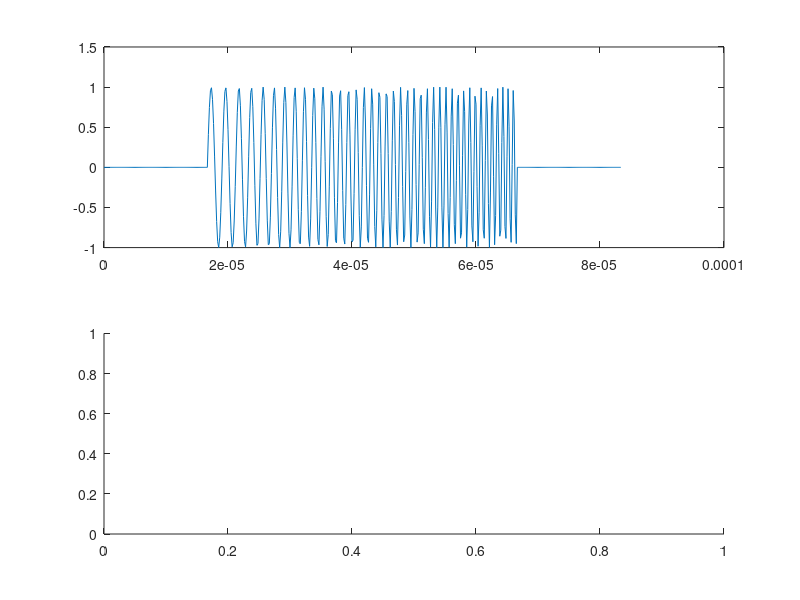

Reproduce this figure in MATLAB. (Note: this script raises an error after producing the figure.)
%% Plane wave normal incidence frequency response
fs = 6e6;
nfft = 2^15;
f = (0:nfft-1)*fs/nfft;

%% Excitation pulse
tend = 50e-6;
t = (0:1/fs:tend)';

% Start and stop frequencies
f0 = 400e3;
f1 = 1200e3;

% Window
wndw = rectwin(length(t));

% Real chirp
y = wndw.*chirp(t, f0, tend, f1, 'linear', 270);

% Pad with zeros
y = [zeros(100, 1); y; zeros(100, 1)];
t = (0:length(y)-1)/fs';

% Make the waveform Analytic
y = conj(hilbert(y));
Y = ifft(y, nfft);

%% Plot the pulse
figure
subplot(211)
plot(t, real(y))
subplot(212)
plot(f, db(abs(Y).^2))

%% Do the whole she bang
rho_fluid = 150;
v_fluid = 420;
v = 0;
d_Tx = 10e-3; % Doesn't matter
d_Rx = 10e-3; % Doesn't matter

for i = 1:length(v)
    %% Fluid-fluid-fluid model
    fluid1 = struct('v', v_fluid, 'density', rho_fluid);
    % fluid1 = struct('v', 340, 'density', 1000);
    fluid3 = fluid1;
    layer = struct('v', 5850, 'density', 7850, 'vShear', 3218);
    theta = v(i);
    
    d = 25e-3;
    fres = 0.5*5850/d;
    
    % Fluid-solid-fluid model
    model = MultiLayerModel(fluid1, layer, fluid3, d);
    
    [R, T] = analyticRTFast(f, theta, model);
    % T = transmissionCoefficientAnalytical(freq, q, model, alpha_L);
    
    %% Convolve the pulse and the reflection coefficient
    xt = fft(Y(:).*T(:), nfft);
    xr = fft(Y(:).*R(:), nfft);
    tx = (0:length(xt)-1)/fs;
    
    %% Plot both signals
    figure
    subplot(211)
    plot(tx, real(xt))
    legend('Transmitted')
    % plot(tx, real(xt), tx, real(xr));
    % legend('Transmitted', 'Reflected')
    title(sprintf('theta = %d', theta));
    ax = subplot(212);
    hold(ax, 'all');
    plotprd(xt, f/fres, ax);
    plotprd(xr, f/fres, ax);
    ylabel('dB')
    xlabel('Normalized frequency (f/f_1)')
end
